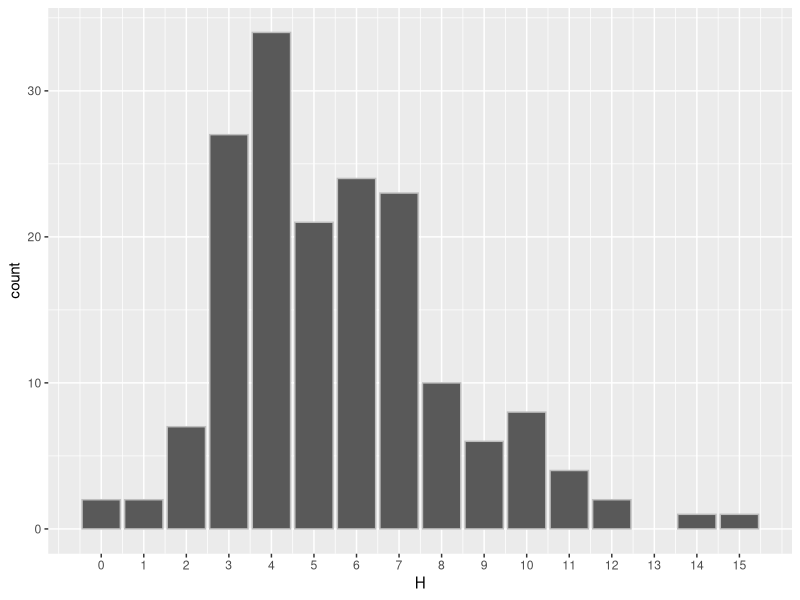
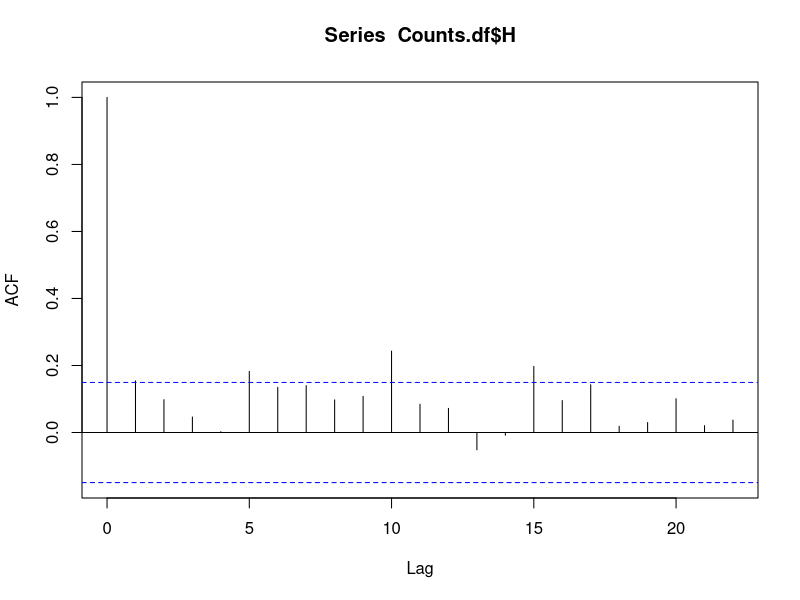
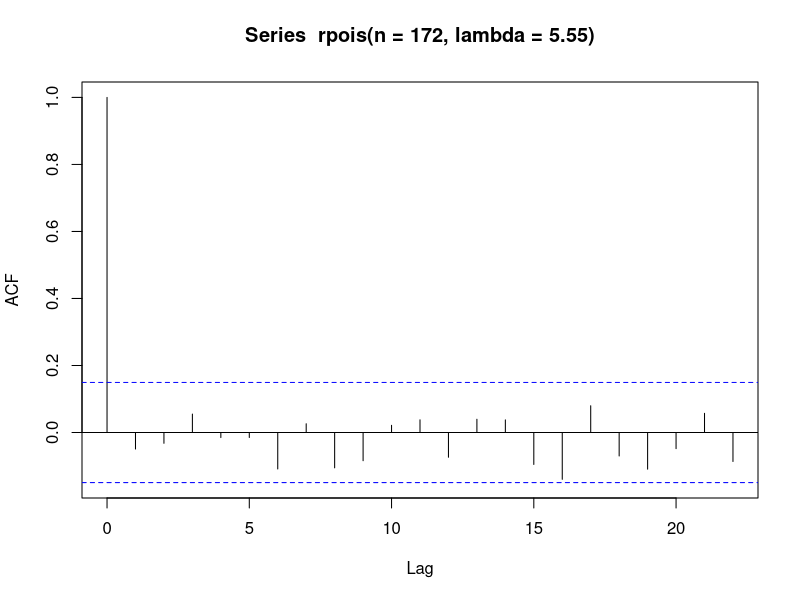
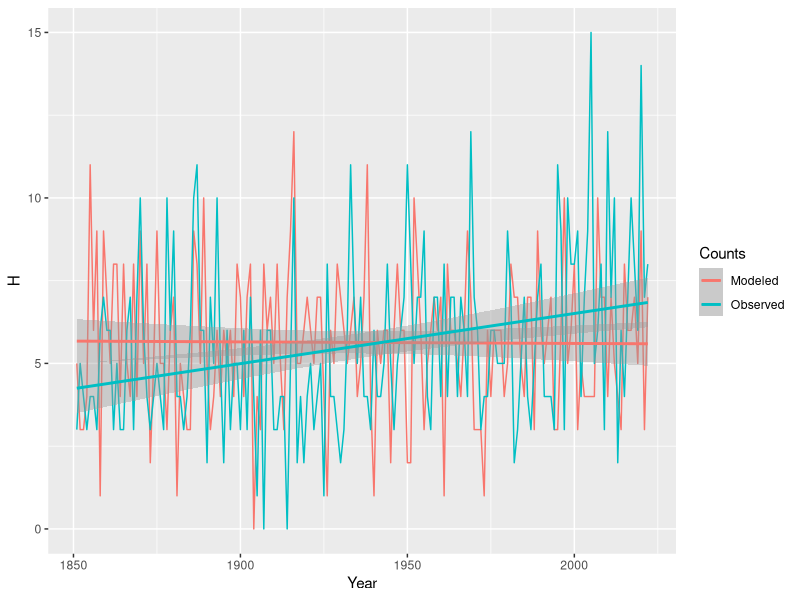
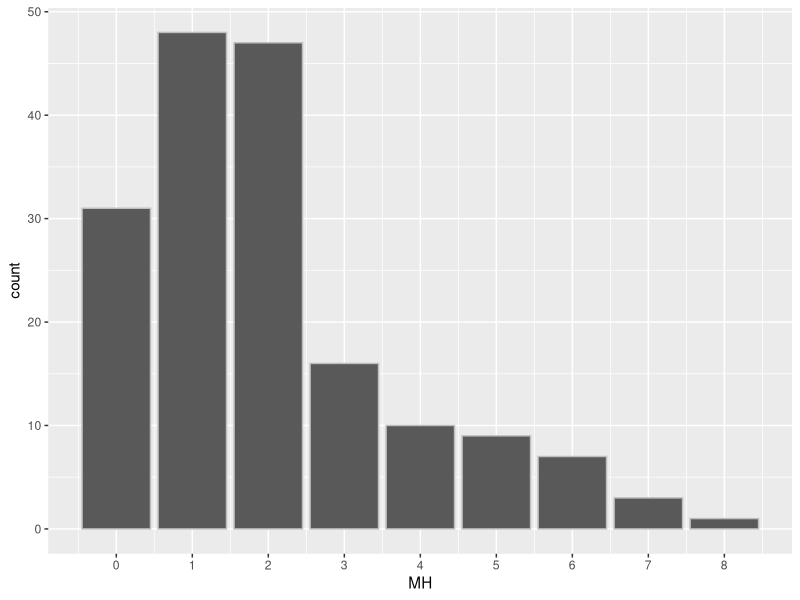
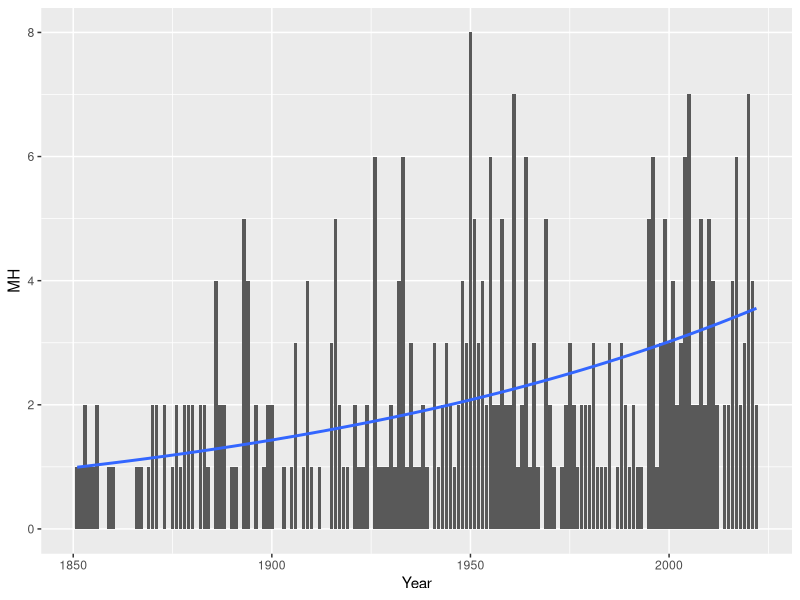
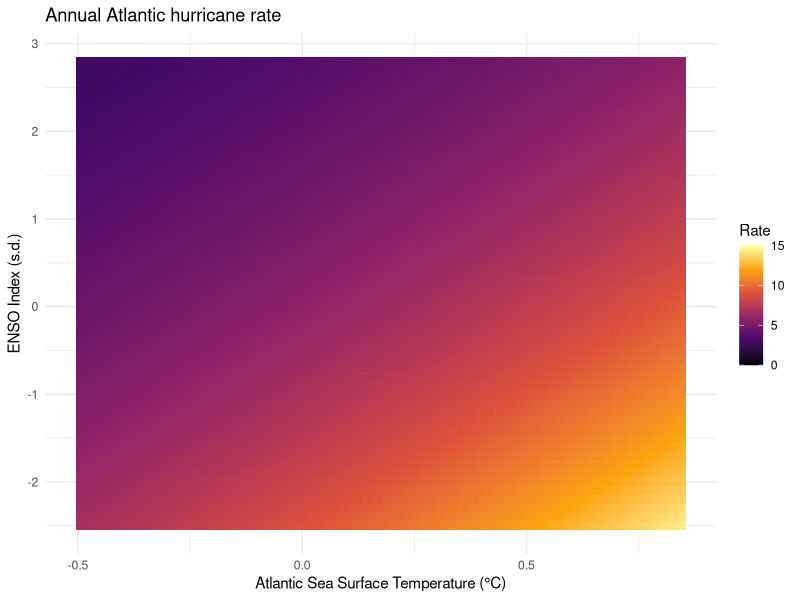

Generate these figures, in order, with R:
## ---- chunk 1
#| echo: true
Counts.df <- readr::read_table(file = here::here("data", "NATL_Counts.txt"))

Counts.df |>
  head()
## ---- chunk 2
Counts.df |>
  dplyr::summarize(Avg = mean(MH))

mean(Counts.df$MH)
## ---- chunk 3
Counts.df |>
  dplyr::arrange(desc(H))
## ---- chunk 4
#| echo: true
Counts.df |>
  dplyr::pull(H)
## ---- chunk 5
#| echo: true
Counts.df |>
  dplyr::pull(H) |>
  table()
## ---- chunk 6
#| echo: true
Counts.df |>
  dplyr::summarize(NYears = dplyr::n(),
                   Avg = mean(H),
                   Var = var(H),
                   Ratio = Var/Avg)
## ---- chunk 7
#| echo: true
library(ggplot2)

ggplot(data = Counts.df,
       mapping = aes(x = H)) +
  geom_bar(color = "gray") +
  scale_x_continuous(breaks = 0:15)
## ---- chunk 8
rnorm(n = 172, mean = 180, sd = 150)
## ---- chunk 9
#| echo: true
( H1 <- rpois(n = 172, lambda = 6) )
## ---- chunk 10
#| echo: true
H1 |>
  table()
## ---- chunk 11
#| echo: true
Ratio <- NULL
for(i in 1:10000){
  H <- rpois(n = 172, lambda = 5.55)
  Ratio <- c(Ratio, var(H)/mean(H)) 
}
sum(Ratio > 1.22) / 10000 * 100
## ---- chunk 12
#| echo: true
Counts.df$H |>
  acf()
## ---- chunk 13
#| echo: true
rpois(n = 172, lambda = 5.55) |>
  acf()
## ---- chunk 14
#| echo: true
df <- data.frame(Year = rep(Counts.df$Year, times = 2),
                 Counts = rep(c("Observed", "Modeled"), each = 172),
                 H = c(Counts.df$H, rpois(n = 172, lambda = 5.55)))
ggplot(data = df,
       mapping = aes(x = Year, y = H, color = Counts)) +
  geom_line() +
  geom_smooth(method = lm)
## ---- chunk 15
#| echo: true
lm(H ~ Year, data = Counts.df)
## ---- chunk 16
#| echo: true
Counts.df |>
  dplyr::summarize(NYears = dplyr::n(),
                   Avg = mean(MH),
                   Var = var(MH),
                   Ratio = Var/Avg)
## ---- chunk 17
#| echo: true
ggplot(data = Counts.df,
       mapping = aes(x = MH)) +
  geom_bar(color = "gray") +
  scale_x_continuous(breaks = 0:8)
## ---- chunk 18
#| echo: true

ggplot(data = Counts.df,
       mapping = aes(x = Year, y = MH)) +
  geom_col() +
  geom_smooth(method = glm, 
              method.args = list(family = 'poisson'),
              se = FALSE)
## ---- chunk 19
glm(MH ~ Year, data = Counts.df, family = poisson)
## ---- chunk 20
#| echo: true
ENSO.df <- readr::read_table(file = here::here("data", "CENSO.txt"))
SST.df <- readr::read_table(file = here::here("data", "TNA_SST.txt"))
Counts.df <- readr::read_table(file = here::here("data", "NATL_Counts.txt")) |>
  dplyr::filter(Year >= 1948)

df <- data.frame(Year = Counts.df$Year,
                 H = Counts.df$H,
                 MH = Counts.df$MH,
                 SST = (SST.df$Aug + SST.df$Sep + SST.df$Oct)/3,
                 ENSO = (ENSO.df$Aug + ENSO.df$Sep + ENSO.df$Oct)/3)
## ---- chunk 21
#| echo: true
model <- glm(H ~ SST + ENSO, 
             data = df,
             family = poisson)
## ---- chunk 22
#| echo: true
#| output-location: slide
grd <- expand.grid(SST = seq(-.5, .85, .01), 
                   ENSO = seq(-2.5, 2.8, .1))
z <- predict(model, newdata = grd, type = "response")
grd$H <- z
ggplot(data = grd,
       mapping = aes(x = SST, y = ENSO, fill = H)) + 
        geom_tile() +
        scale_fill_viridis_c(limits = c(0, 15), option = "inferno") +
        labs(fill = "Rate") +
        xlab("Atlantic Sea Surface Temperature (°C)") + 
        ylab("ENSO Index (s.d.)") +
        ggtitle(label = "Annual Atlantic hurricane rate") +
        theme_minimal()
## ---- chunk 23
Counts.df <- readr::read_table(file = here::here("data", "CONUS_Counts.txt"))

Counts.df |>
  head()
